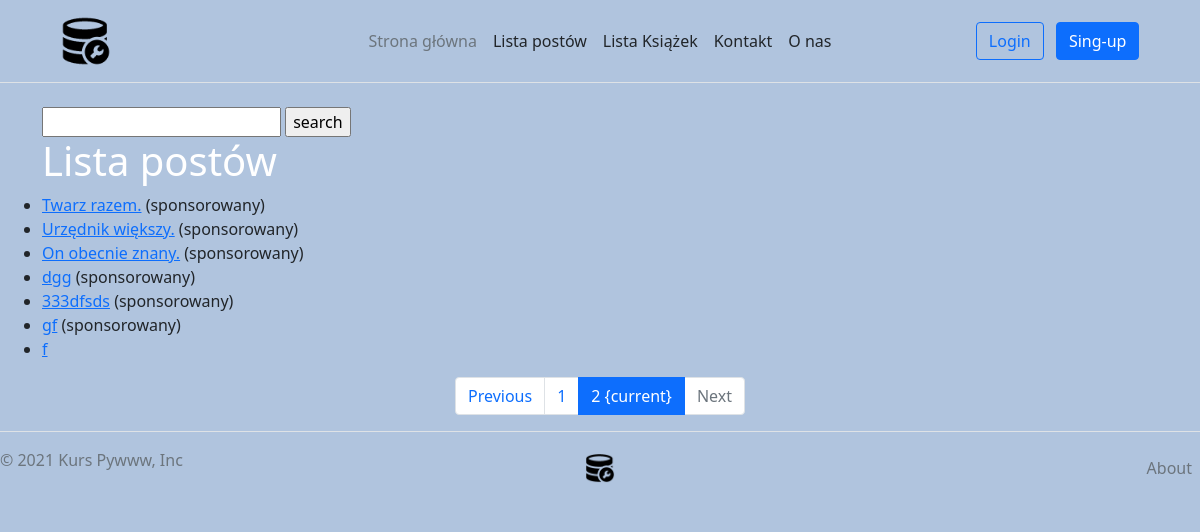
Page /posts/?page=2 on the earlier database version.
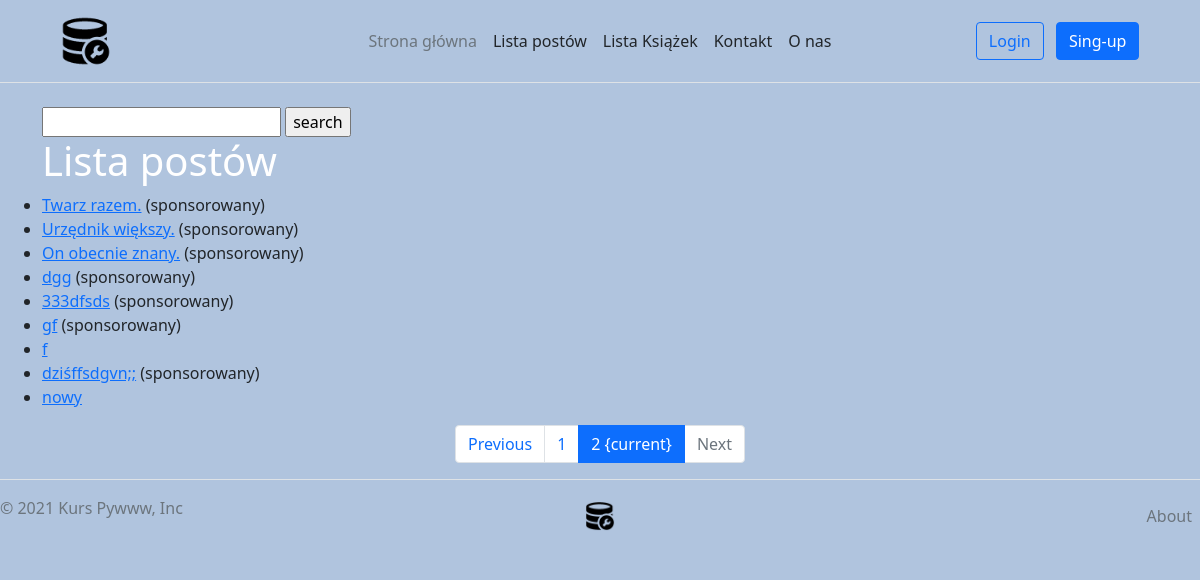
Same page on the later database version.
### posts/models.py (models this page shows, shortened)
class Post(Timestamped):
    title = models.CharField(verbose_name="Tytuł", max_length=255)
    content = models.TextField(verbose_name="Treść")
    published = models.BooleanField(verbose_name="Opublikowany", default=False)
    sponsored = models.BooleanField(verbose_name="Sponsorowany", default=False)
    author = models.ForeignKey("auth.User", on_delete=models.CASCADE)
    tags = models.ManyToManyField('tags.Tag', related_name="posts")
    category = models.ManyToManyField('posts.Category')
    example_file = models.FileField(upload_to='posts/examples/', blank=True, null=True)
    image_width = models.IntegerField(blank=True, null=True, editable=False)
    image = models.ImageField(upload_to="posts/images/%Y/%m/%d/", null=True, width_field="image_width")

### posts/views.py (the view)
# urls.py: path('', posts_list, name="list"),
def posts_list(request):
    posts = Post.objects.filter(published=True)
    q = request.GET.get("qr")
    if q:
        posts = posts.filter(title__icontains=q)
    paginator = Paginator(posts, 10)
    page_number = request.GET.get('page')
    posts_list = paginator.get_page(page_number)
    context = {'posts_list': posts_list}
    return render(request, "posts/list.html", context=context)

### posts/templates/posts/list.html
{% extends 'base.html' %}
{% load static %}
{% block styles %}
<link href="{% static 'posts/css/style.css' %}" rel="stylesheet">
{% endblock %}
{% block content %}
<div class="row">
    <form>
        <input type="text" id="q" name="qr">
        <input type="submit" value="search">
    </form>
    <h1>Lista postów</h1>
    <ul>
        {% for post in posts_list %}
            <li><a href="{% url 'posts:details' post.id %}">{{ post.title }}</a>
                {% if post.sponsored %}(sponsorowany){% endif %}
            </li>
        {% endfor %}
    </ul>
    <nav aria-label="Page navigation">
        <ul class="pagination justify-content-center">
            {% if posts_list.has_previous %}
                <li class="page-item">
                  <a class="page-link" href="?page={{ posts.list.previous_page_number }}">Previous</a>
                </li>
            {% else %}
                 <li class="page-item disabled">
                  <a class="page-link" href="#" tabindex="-1" aria-disabled="True">Previous</a>
                </li>
            {% endif %}
            {% for i in posts_list.paginator.page_range %}
                {% if posts_list.number == i %}
                     <li class="page-item active" aria-current="page">
                        <span class="page-link">
                            {{ i }}
                            <span class="sr-only">{current}</span>
                        </span>
                     </li>
                {% else %}
                    <li class="page-item"><a class="page-link" href="?page={{ i }}">{{ i }}</a></li>
                {% endif %}
            {% endfor %}
            {% if posts_list.has_next %}
                 <li class="page-item">
                     <a class="page-link" href="?page={{ posts_list.next_page_number }}">Next</a>
                 </li>
            {% else %}
                 <li class="page-item disabled">
                     <a class="page-link" href="#" tabindex="-1" aria-disabled="True">Next</a>
                 </li>
            {% endif %}
        </ul>
    </nav>
</div>
{% endblock %}

Differences in the rows shown:
added Post: title "dziśffsdgvn;;", sponsored "(sponsorowany)"
added Post: title "nowy"
